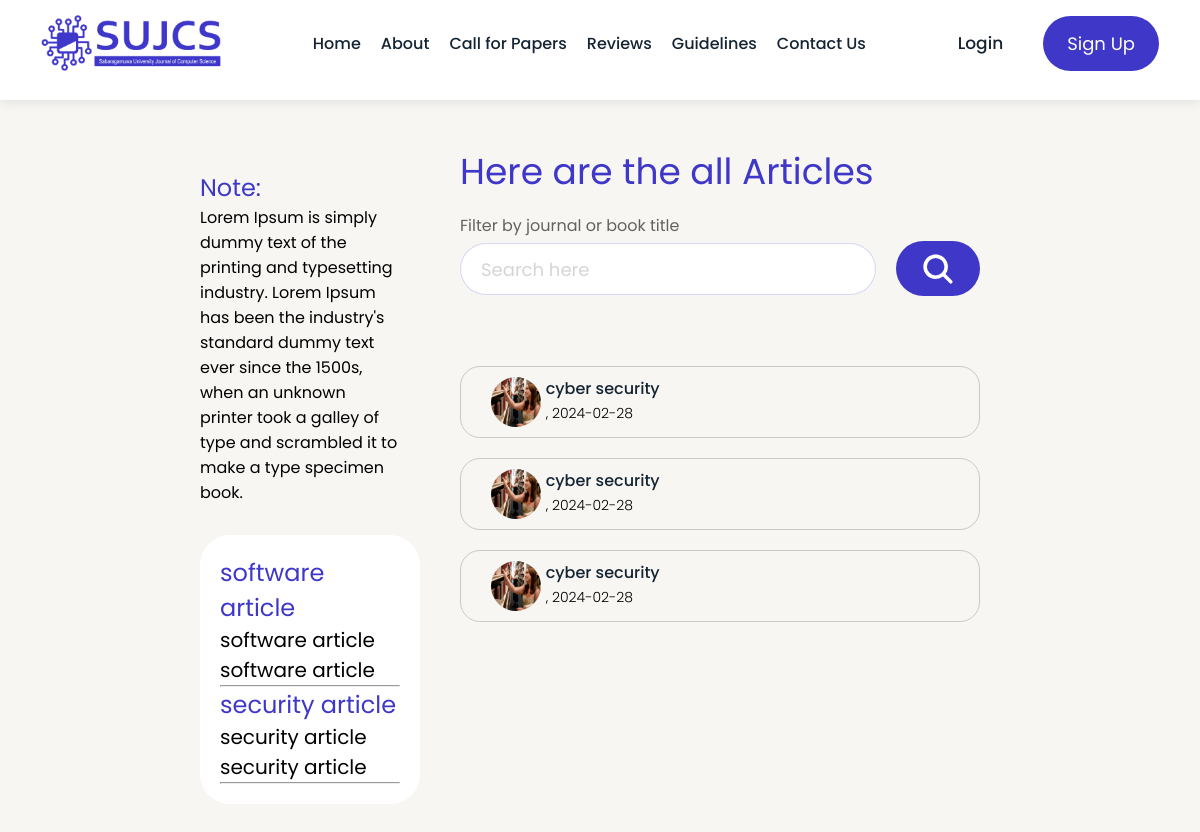
/articlePage/article.php?category_id=2, run on the app's committed database.
### tables this page shows
CREATE TABLE `article_types` (
  `type_id` varchar(100) NOT NULL,
  `type_name` varchar(255) NOT NULL
);

CREATE TABLE `software_article` (
  `subject_id` varchar(100) NOT NULL,
  `subject_name` varchar(100) NOT NULL
);

CREATE TABLE `security_article` (
  `subject_id` varchar(100) NOT NULL,
  `subject_name` varchar(100) NOT NULL
);

CREATE TABLE `journals` (
  `journal_Id` int(11) NOT NULL,
  `journal_title` varchar(255) NOT NULL,
  `journal_description` varchar(255) NOT NULL,
  `journal_keyword` varchar(255) NOT NULL,
  `journal_pdf` varchar(255) NOT NULL,
  `category_id` int(100) NOT NULL,
  `journal_type_id` varchar(100) NOT NULL,
  `subject_id` varchar(255) NOT NULL,
  `author_name` varchar(255) NOT NULL,
  `author_affliation` varchar(255) NOT NULL,
  `author_email` varchar(255) NOT NULL,
  `author_designation` varchar(255) NOT NULL,
  `journal_publish_date` date NOT NULL,
  `date` timestamp NOT NULL DEFAULT current_timestamp() ON UPDATE current_timestamp()
);

### function/features.php (the view, shortened to what this page needs)
<?php
include '../connection.php';
function navBar() {
    echo "
        <div class='container'>
            <a href='#' class='logo'>
                <img src='../images/logo.png' width='64px' height='27px' alt='logo'>
            </a>
            <nav class='navbar' data-navbar>
                <div class='navbar-top'>
                    <a href='#' class='logo'>
                        <img src='../images/logo.png' width='64px' height='27px' alt='logo'>
                    </a>
                    <button class='nav-toggle-btn' aria-label='close menu' data-nav-toggler>
                        <ion-icon name='close-outline' aria-hidden='true'></ion-icon>
                    </button>
                </div>
                <ul class='navbar-list'>
                    <li class='navbar-item'>
                        <a href='#' class='navbar-link '>Home</a>
                    </li>
                    <li class='navbar-item'>
                        <a href='#' class='navbar-link'>About</a>
                    </li>
                    <li class='navbar-item'>
                        <a href='#' class='navbar-link'>Call for Papers</a>
                    </li>
                    <li class='navbar-item'>
                        <a href='#' class='navbar-link'>Reviews</a>
                    </li>
                    <li class='navbar-item'>
                        <a href='#' class='navbar-link'>Guidelines</a>
                    </li>
                    <li class='navbar-item'>
                        <a href='#' class='navbar-link'>Contact Us</a>
                    </li>
                </ul>
                <div class='header-action'>
                    <a href='#' class='login-btn'>Login</a>
                    <a href='#' class='btn btn-primary'>Sign Up</a>
                </div>
            </nav>
            <button class='nav-toggle-btn' aria-label='open menu' data-nav-toggler>
                <ion-icon name='menu-outline' aria-hidden='true'></ion-icon>
            </button>
            <div class='overlay' data-overlay data-nav-toggler></div>
        </div>
    ";
}
function search() {
    echo "
    <div class='search_container'>
        <input class='input' type='text' placeholder='Search here'>
        <button class='search_btn btn'><ion-icon name='search'></ion-icon></button>
    </div>
    ";
}
function articleSubjects() {
    global $con;
    $select_query = "SELECT * FROM `article_types`";
    $result_query = mysqli_query($con, $select_query);
    while ($row = mysqli_fetch_assoc($result_query)) {
        $articleName = $row['type_name'];
        $articleId = $row['type_id'];
        echo "
        <a class='p-heading' href='article.php?articleId=$articleId'><p class='p-heading'>$articleName</p></a>
        ";
        $subjectTable = "";
        switch ($articleId) {
            case 'TA01':
                $subjectTable = 'software_article';
                break;
            case 'TA02':
                $subjectTable = 'security_article';
                break;
        }
        if (!empty($subjectTable)) {
            $sqlSubject = "SELECT * FROM `$subjectTable`";
            $resultSubject = mysqli_query($con, $sqlSubject);
            echo "<div class='subject-container'>";
            while ($subjectRow = mysqli_fetch_assoc($resultSubject)) {
                $subjectName = $subjectRow['subject_name'];
                $subjectId = $subjectRow['subject_id'];
                echo "<a href='article.php?subjectId=$subjectId'>$subjectName</a>";
            }
            echo "</div><hr>";
        }
    }
}
    function selectCategories(){
        global $con;
        if(isset($_GET['category_id'])){
            $categoryId = $_GET['category_id'];
            $sql = "SELECT * FROM `journals` WHERE category_id = $categoryId";
            $result = mysqli_query($con, $sql);
            while($row = mysqli_fetch_assoc($result)){
                $title = $row['journal_title'];
                $publishDate = $row['journal_publish_date'];
                $pdf = $row['journal_pdf'];
                $journalTypeId = $row['journal_type_id'];
                $cat = $row['category_id'];
                $sqlType = "SELECT * FROM `journal_types` WHERE type_id ='$journalTypeId'";
                $resultType = mysqli_query($con, $sqlType);
                $rowType = mysqli_fetch_assoc($resultType);
                $typeName = ($rowType) ? $rowType['type_name'] : '';
                echo "
                <div class='article-card'>
                    <div class='card-img'>
                        <img src='../images/about1.png' alt=''>
                    </div>
                    <div class='a-title'>
                        <p class='p title'>$title</p>
                        <p class='p sub-title'>$typeName, $publishDate</p>
                    </div>
                    <div class='btn-access'>
                        <div class='book-mark'>
                            <button class='b-mark'><a href='../function/bookmark.php?bookmark=$cat'><i class='fa-solid fa-bookmark' style='color: #ababab;'></i></a></button>
                        </div>
                        <div class='download'>
                            <button class='download-icon'><a href='../insertJournal/download.php?file=$pdf'><i class='fa-solid fa-download' style='color: #ababab;'></i></a></button>
                        </div>
                    </div>
                </div>";
            }
        }
    }
?>

### articlePage/article.php (shortened to what this page needs)
<?php
include('../function/features.php');
?>
<!DOCTYPE html>
<html lang="en">
<head>
    <link rel="stylesheet" href="https://cdnjs.cloudflare.com/ajax/libs/font-awesome/6.5.1/css/all.min.css" integrity="sha512-DTOQO9RWCH3ppGqcWaEA1BIZOC6xxalwEsw9c2QQeAIftl+Vegovlnee1c9QX4TctnWMn13TZye+giMm8e2LwA==
    " />
    <link rel="stylesheet" href="./article.css">
    <link rel="stylesheet" href="../reuseComponents/navBar.css">
    <link rel="stylesheet" href="../reuseComponents/search.css">
    <link rel="stylesheet" href="../reuseComponents/JAresponStyle.css">
</head>
<body>
    <header class="header " data-header>
        <?php
        navBar();
        ?>
    </header>
    <section class="section article-s">
        <div class="container-2 article-c">
            <div class="article-content">
                <div class="side-nav" data-side-nav>
                    <div class="note">
                        <p class="p-heading">Note: </p>
                        <p class="note-p">
                            Lorem Ipsum is simply dummy text of the printing and typesetting industry.
                            Lorem Ipsum has been the industry's standard dummy text ever since the 1500s,
                            when an unknown printer took a galley of type and scrambled it to make a type
                            specimen book.
                        </p>
                    </div>
                    <div class="filter-1">
                        <div class="filter-content-1">
                        <?php
                        articleSubjects();
                        ?>
                        </div>
                    </div>
                </div>
                <div class="article-area">
                    <h3 class="h3 search-heading">Here are the all Articles</h3>
                    <p class="p filter-search">
                        Filter by journal or book title
                    </p>
                    <section class="search-a search-article">
                        <?php
                        search();
                        ?>
                    </section>
                    <section class="articles">
                    <?php selectCategories();
                    ?>
                    </section>
                </div>
            </div>
        </div>
    </section>
</body>
</html>

### articlePage/article.css (style rules this page uses)
:root { --bg-white: hsl(0, 0%, 100%); --bg-lavender-blush: hsla(45, 22%, 96%, 1); --bg-majorelle-blue: hsla(243, 57%, 50%, 1); --bg-ocean-blue:hsla(229, 83%, 60%, 1); --text-white: hsl(0, 0%, 100%); --text-gunmetal: hsl(209, 40%, 10%); --text-majorelle-blue: hsla(243, 57%, 50%, 1); --border-gunmetal: hsl(209, 40%, 10%); --border-majorelle-blue: hsla(243, 57%, 50%, 1); --ff-poppins: 'Poppins', sans-serif; --ff-poppins-serif: 'Poppins Serif', serif; --fontSize-1: 6.8rem; --fontSize-2: 6.4rem; --fontSize-3: 4rem; --fontSize-4: 3.6rem; --fontSize-5: 2.4rem; --fontSize-6: 2rem; --weight-bold: 700; --weight-medium: 500; --weight-regular: 400; --weight-light: 300; --section-spacing: 100px; --shadow-1: 0 2px 10px hsla(209, 40%, 14%, 10%); --shadow-2: 0 5px 10px hsla(243, 57%, 50%, 0.1); --radius-pill: 200px; --radius-circle: 50%; --radius-30: 30px; --radius-20: 20px; --transition-1: 250ms ease; --transition-2: 500ms ease; --cubic-out: cubic-bezier(0.05, 0.83, 0.52, 0.97); }
*, *::before, *::after { margin: 0; padding: 0; box-sizing: border-box; }
li { list-style: none; }
a, img, span, input, button, ion-icon { display: block; }
a { color: inherit; text-decoration: none; }
img { height: auto; }
input, button { background: none; border: none; font: inherit; }
input { width: 100%; outline: none; }
button { cursor: pointer; }
ion-icon { pointer-events: none; }
html { font-family: var(--ff-poppins); font-size: 10px; scroll-behavior: smooth; }
body { background-color: var(--bg-lavender-blush); color: var(--text-granite-gray); font-size: var(--fontSize-6); }
.btn { height: 40px; color: var(--text-white); padding: 10px 24px; border-radius: var(--radius-pill); display: flex; justify-content: center; align-items: center; gap: 10px; max-width: max-content; transition: var(--transition-1); }
.btn-primary { background-color: var(--bg-majorelle-blue); }
.section { margin-block-end: var(--section-spacing); }
.container-2 { margin: 0 200px; }
.h3 { font-size: var(--fontSize-4); font-weight: var(--weight-regular); line-height: 1.2; }
.search_container { margin-left: 0 !important; }
.article-s { margin-block-start: 15rem; }
.article-content { position: relative; display: flex; }
.side-nav { width: 30%; padding: 0 2rem 3rem 0; }
.note { padding: 2rem 2rem 0 0; }
.p-heading { font-size: 2.4rem; color: var(--text-majorelle-blue); }
.note-p { font-size: 1.6rem; }
.filter-1 { margin-block: 3rem; background-color: var(--bg-white); border-radius: var(--radius-30); padding: 2rem; }
.article-area { width: 70%; padding: 0 2rem; }
.search-heading { color: var(--text-majorelle-blue); }
.filter-search { margin-block-start: 2rem; opacity: 0.6; font-size: 1.6rem; }
.search-article { margin-block-start: 0.3rem; }
.articles { margin-block-start: 5rem; padding-block-start: 2rem; }
.article-card { display: flex; width: 100%; padding: 1rem 1rem; border: 1px solid hsl(209, 40%, 10%, 0.2); border-radius: var(--radius-20); margin-block-end: 2rem; }
.card-img { width: 15%; padding: 0 2rem; display: flex; align-items: center; }
.card-img img { max-width: 50px; height: 50px; border-radius: 30px; }
.a-title { width: 65%; display: grid; overflow: hidden; }
.a-title .title { font-size: 1.6rem; font-weight: var(--weight-medium); }
.a-title .sub-title { font-size: 1.4rem; font-weight: var(--weight-light); }

### reuseComponents/JAresponStyle.css (style rules this page uses)
@media (min-width: 1200px) { :root { --fontSize-1: 6.4rem; --fontSize-2: 4.8rem; --fontSize-3: 3rem; } }
@media (min-width: 1200px) { .container { max-width: 1150px; } }
@media (min-width: 1200px) { .container-2 { max-width: 1000px; } }

### data on the page
article_types: type_name "software article"
software_article: subject_name "software article"
software_article: subject_name "software article"
article_types: type_name "security article"
security_article: subject_name "security article"
security_article: subject_name "security article"
journals: journal_title "cyber security", journal_publish_date "2024-02-28"
journals: journal_title "cyber security", journal_publish_date "2024-02-28"
journals: journal_title "cyber security", journal_publish_date "2024-02-28"
